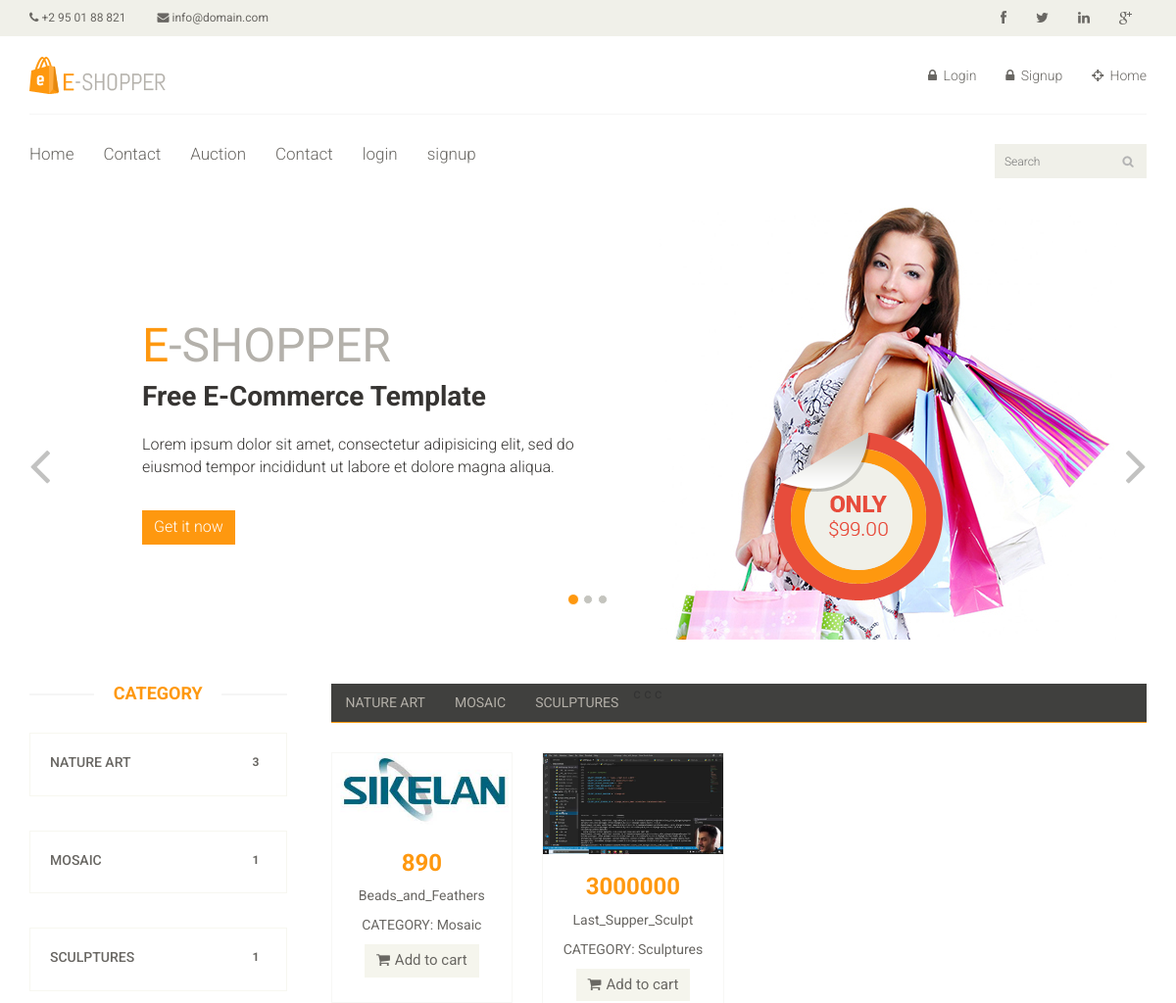
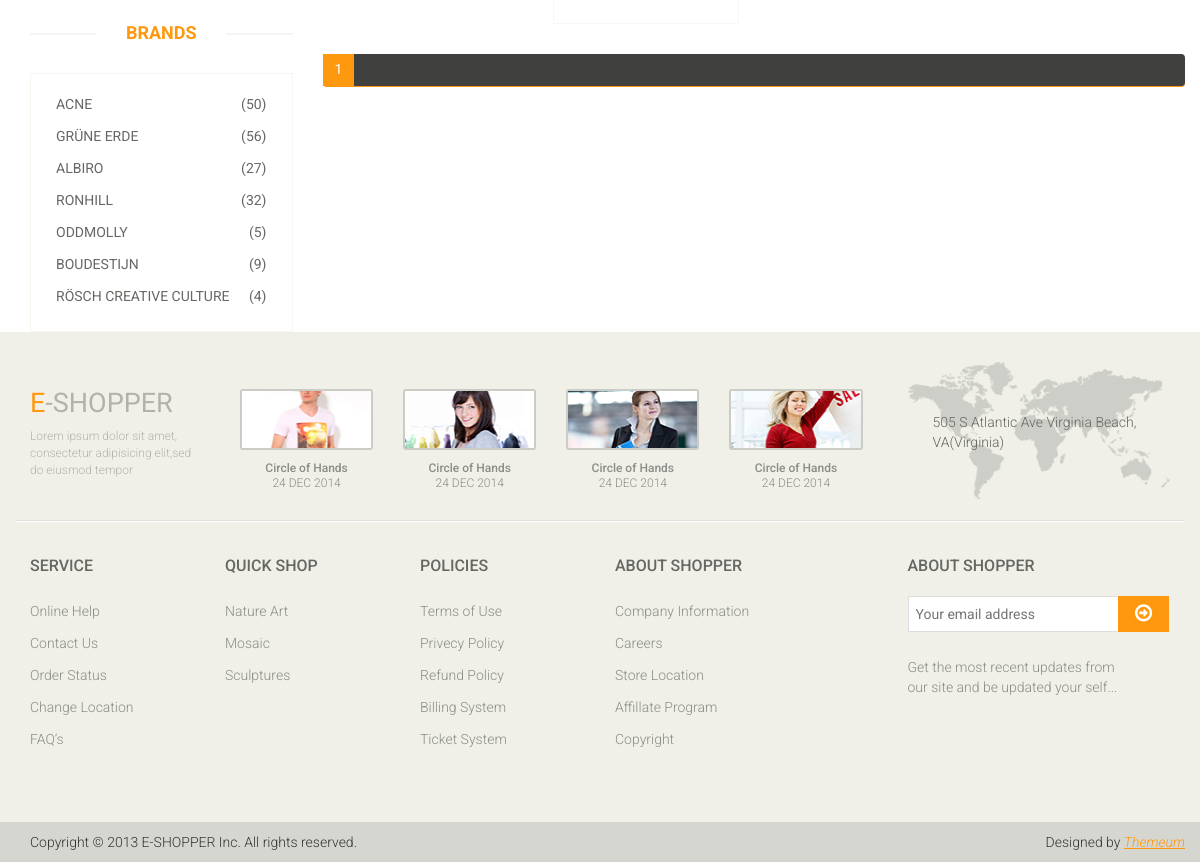
The page / on the database its author committed (2 pictures, top to bottom).
### artapp/models.py (models this page shows, shortened)
class Category(models.Model):
    name = models.CharField(max_length=150, blank=False)
    description = models.TextField(max_length=1500, blank=False)
    def __str__(self):
        return f'{self.name}'
    def geturl(self):
        return reverse('homee', kwargs={"id": self.id})

class Artproduct(models.Model):
    category = models.ForeignKey(
        Category, on_delete=models.CASCADE, null=True, blank=True, related_name='category')
    owner = models.ForeignKey(
        Custombaseuser, on_delete=models.CASCADE, null=True, blank=True, related_name='owner')
    name = models.CharField(max_length=150, blank=False)
    description = models.TextField(max_length=1500, blank=False)
    length = models.IntegerField(blank=True, null=True)
    width = models.IntegerField(blank=True, null=True)
    height = models.IntegerField(blank=True, null=True)
    weight = models.IntegerField(blank=True, null=True)
    frame = models.BooleanField(blank=True, null=True)
    brand = models.ForeignKey(
        Brand, on_delete=models.CASCADE, null=True, blank=True, related_name='category')
    creation_date = models.DateTimeField(auto_now_add=True, null=True)
    price = models.CharField(max_length=100, blank=False, null=True)
    auction_activated = models.BooleanField(default=False,)
    def get_absolute_url(self):
        return reverse('product_view', kwargs={"id": self.name})

class ArtpictureModel(models.Model):
    pic_name = models.ForeignKey(Artproduct, on_delete=models.CASCADE)
    file = models.FileField(upload_to='images', null=True, blank=True)

### userapp/views.py (the view)
# urls.py: path('', home_view, name='home'),
def home_view(request,**kwargs):
    if kwargs:
        togg_number = kwargs['id']
        user= Custombaseuser.objects.filter(id=request.user.pk).first()
        art = Artproduct.objects.filter(owner__pk=request.user.pk)
        tabular_display = Artproduct.objects.filter(category=togg_number)
        category = Category.objects.all()
        p = Paginator(tabular_display, 1)
        print(art)
        page_number = request.GET.get('page')
        try:
            page_obj = p.get_page(page_number)
        except PageNotAnInteger:
            page_obj = p.page(1)
        except EmptyPage:
            page_obj = p.page(p.num_pages)
        context={'user':user,'art':art,'category':category,
                 'togg_number':togg_number,'page_obj': page_obj}
        return render(request, 'index.html', context)
    else:
        print(request.user)
        user= Custombaseuser.objects.filter(id=request.user.pk).first()
        art = Artproduct.objects.filter(owner__pk=request.user.pk)
        category = Category.objects.all()
        p = Paginator(art, 2)
        page_number = request.GET.get('page')
        try:
            page_obj = p.get_page(page_number)  # returns the desired page object
        except PageNotAnInteger:
            page_obj = p.page(1)
        except EmptyPage:
            page_obj = p.page(p.num_pages)
        context={'user':user,'art':art,'category':category,'page_obj': page_obj}
        return render(request, 'index.html', context)

### artapp/templatetags/artproductserializer.py (called while the page is built)
@register.filter
def artproduct_count(value):
    countval = Artproduct.objects.filter(category_id=value)
    return countval.count()

@register.filter
def artproduct_loop(value):
    countval = Artproduct.objects.filter(category_id=value)
    return countval

@register.filter
def firstartpictures(value):
    pictures = ArtpictureModel.objects.filter(pic_name=value)
    return pictures.first().file.url

### templates/index.html (shortened to what this page needs)
{% load static %}
{% load artproductserializer %}
<!DOCTYPE html>
<html lang="en">
<head>
	<link href="{% static 'css/bootstrap.min.css' %}" rel="stylesheet">
	<link href="{% static 'css/font-awesome.min.css' %}" rel="stylesheet">
	<link href="{% static 'css/prettyPhoto.css' %}" rel="stylesheet">
	<link href="{% static 'css/price-range.css' %}" rel="stylesheet">
	<link href="{% static 'css/animate.css' %}" rel="stylesheet">
	<link href="{% static 'css/main.css' %}" rel="stylesheet">
	<link href="{% static 'css/responsive.css' %}" rel="stylesheet">
</head>
<body>
	<header id="header">
		{% block header_top %}
		<div class="header_top">
			<div class="container">
				<div class="row">
					<div class="col-sm-6">
						<div class="contactinfo">
							<ul class="nav nav-pills">
								<li><a href="#"><i class="fa fa-phone"></i> +2 95 01 88 821</a></li>
								<li><a href="#"><i class="fa fa-envelope"></i> info@domain.com</a></li>
							</ul>
						</div>
					</div>
					<div class="col-sm-6">
						<div class="social-icons pull-right">
							<ul class="nav navbar-nav">
								<li><a href="#"><i class="fa fa-facebook"></i></a></li>
								<li><a href="#"><i class="fa fa-twitter"></i></a></li>
								<li><a href="#"><i class="fa fa-linkedin"></i></a></li>
								<li><a href="#"><i class="fa fa-google-plus"></i></a></li>
							</ul>
						</div>
					</div>
				</div>
			</div>
		</div>
		{% endblock header_top %}
		{% block header_middle %}
		<div class="header-middle">
			<div class="container">
				<div class="row">
					<div class="col-sm-4">
						<div class="logo pull-left">
							<a href="index.html"><img src="images/home/logo.png" alt="LOGO" /></a>
						</div>
					</div>
					<div class="col-sm-8">
						<div class="shop-menu pull-right">
							<ul class="nav navbar-nav">
								{% if request.user.is_authenticated %}
								<li><a href="#"><i class="fa fa-user"></i> Account</a></li>
								<li><a href="#"><i class="fa fa-star"></i> Wishlist</a></li>
								<li><a href="checkout.html"><i class="fa fa-crosshairs"></i> Checkout</a></li>
								<li><a href="cart.html"><i class="fa fa-shopping-cart"></i> Cart</a></li>
								{%else%}
								<li><a href="{% url 'login' %}"><i class="fa fa-lock"></i> Login</a></li>
								<li><a href="{% url 'signup' %}"><i class="fa fa-lock"></i> Signup</a></li>
								<li><a href="{% url 'home' %}"><i class="fa fa-crosshairs"></i> Home</a></li>
								{%endif%}
							</ul>
						</div>
					</div>
				</div>
			</div>
		</div>
		{% endblock header_middle %}
		{% block header_bottom %}
		<div class="header-bottom">
			<div class="container">
				<div class="row">
					<div class="col-sm-9">
						<div class="mainmenu pull-left">
							<ul class="nav navbar-nav collapse navbar-collapse">
								<li><a href="index.html">Home</a></li>
								<li><a href="index.html">Contact</a></li>
								<li><a href="index.html">Auction</a></li>
								<li><a href="contact-us.html">Contact</a></li>
								{% if request.user.is_authenticated%}
								<li><a href="index.html">logout</a></li>
								<li><a href="index.html">Profile</a></li>
								<li><a href="index.html">Profile Update</a></li>
								{%else%}
								<li><a href="index.html">login</a></li>
								<li><a href="index.html">signup</a></li>
								{%endif%}
							</ul>
						</div>
					</div>
					<div class="col-sm-3">
						<div class="search_box pull-right">
							<input type="text" placeholder="Search" />
						</div>
					</div>
				</div>
			</div>
		</div>
		{% endblock header_bottom %}
	</header>
	{% block slider %}
	<section id="slider">
		<div class="container">
			<div class="row">
				<div class="col-sm-12">
					<div id="slider-carousel" class="carousel slide" data-ride="carousel">
						<ol class="carousel-indicators">
							<li data-target="#slider-carousel" data-slide-to="0" class="active"></li>
							<li data-target="#slider-carousel" data-slide-to="1"></li>
							<li data-target="#slider-carousel" data-slide-to="2"></li>
						</ol>
						<div class="carousel-inner">
							<div class="item active">
								<div class="col-sm-6">
									<h1><span>E</span>-SHOPPER</h1>
									<h2>Free E-Commerce Template</h2>
									<p>Lorem ipsum dolor sit amet, consectetur adipisicing elit, sed do eiusmod tempor
										incididunt ut labore et dolore magna aliqua. </p>
									<button type="button" class="btn btn-default get">Get it now</button>
								</div>
								<div class="col-sm-6">
									<img src="images/home/girl1.jpg" class="girl img-responsive" alt="" />
									<img src="images/home/pricing.png" class="pricing" alt="" />
								</div>
							</div>
						</div>
						<a href="#slider-carousel" class="left control-carousel hidden-xs" data-slide="prev">
							<i class="fa fa-angle-left"></i>
						</a>
						<a href="#slider-carousel" class="right control-carousel hidden-xs" data-slide="next">
							<i class="fa fa-angle-right"></i>
						</a>
					</div>
				</div>
			</div>
		</div>
	</section>
	{% endblock slider %}
	<section>
		<div class="container">
			<div class="row">
				<div class="col-sm-3">
					<div class="left-sidebar">
						{% block category %}
						<h2>Category</h2>
						{%for i in category%}
						<div class="panel-group category-products" id="accordian">
							<div class="panel panel-default">
								<div class="panel-heading">
									<h4 class="panel-title">
										<a data-toggle="collapse" data-parent="#accordian" href="#{{i.id}}">
											<span class="badge pull-right">{{ i.id|artproduct_count }}</span>
											{{i.name}}
										</a>
									</h4>
								</div>
							</div>
						</div>
						{%endfor%}
						{% endblock category %}
						{% block brands %}
						<div class="brands_products">
							<h2>Brands</h2>
							<div class="brands-name">
								<ul class="nav nav-pills nav-stacked">
									<li><a href="#"> <span class="pull-right">(50)</span>Acne</a></li>
									<li><a href="#"> <span class="pull-right">(56)</span>Grüne Erde</a></li>
									<li><a href="#"> <span class="pull-right">(27)</span>Albiro</a></li>
									<li><a href="#"> <span class="pull-right">(32)</span>Ronhill</a></li>
									<li><a href="#"> <span class="pull-right">(5)</span>Oddmolly</a></li>
									<li><a href="#"> <span class="pull-right">(9)</span>Boudestijn</a></li>
									<li><a href="#"> <span class="pull-right">(4)</span>Rösch creative culture</a></li>
								</ul>
							</div>
						</div>
						{% endblock brands %}
					</div>
				</div>
				{% block tabular_display %}
				<div class="col-sm-9 padding-right">
					<div class="category-tab">
						<div class="col-sm-12">
							<ul class="nav nav-tabs">
								{%for cat in category %}
								<li><a href="{{cat.geturl}}" data-toggle="#togg">{{cat.name}}</a>
								</li>c
								{%endfor%}
							</ul>
						</div>
						<div class="tab-content">
							<div class="tab-pane fade active in" id="togg" onload="focuss()">
								{% for art in page_obj.object_list %}
								<div class="col-sm-3">
									<div class="product-image-wrapper">
										<div class="single-products">
											<div class="productinfo text-center">
												<img src="{{art|firstartpictures}}" alt="" />
												<h2>{{art.price}}</h2>
												<p>{{art.name}}</p>
												<p>CATEGORY: {{art.category}}</p>
												<a href="#" class="btn btn-default add-to-cart"><i
														class="fa fa-shopping-cart"></i>Add to cart</a>
											</div>
										</div>
									</div>
								</div>
								{%endfor%}
								<ul class="pagination">
									<li class="active"><a href="">{{page_obj.number}}</a></li>
								</ul>
							</div>
						</div>
					</div>
				</div>
				{% endblock tabular_display %}
			</div>
		</div>
	</section>
	{% block footer%}
	<footer id="footer">
		<div class="footer-top">
			<div class="container">
				<div class="row">
					<div class="col-sm-2">
						<div class="companyinfo">
							<h2><span>e</span>-shopper</h2>
							<p>Lorem ipsum dolor sit amet, consectetur adipisicing elit,sed do eiusmod tempor</p>
						</div>
					</div>
					<div class="col-sm-7">
						<div class="col-sm-3">
							<div class="video-gallery text-center">
								<a href="#">
									<div class="iframe-img">
										<img src="images/home/iframe1.png" alt="" />
									</div>
								</a>
								<p>Circle of Hands</p>
								<h2>24 DEC 2014</h2>
							</div>
						</div>
						<div class="col-sm-3">
							<div class="video-gallery text-center">
								<a href="#">
									<div class="iframe-img">
										<img src="images/home/iframe2.png" alt="" />
									</div>
								</a>
								<p>Circle of Hands</p>
								<h2>24 DEC 2014</h2>
							</div>
						</div>
						<div class="col-sm-3">
							<div class="video-gallery text-center">
								<a href="#">
									<div class="iframe-img">
										<img src="images/home/iframe3.png" alt="" />
									</div>
								</a>
								<p>Circle of Hands</p>
								<h2>24 DEC 2014</h2>
							</div>
						</div>
						<div class="col-sm-3">
							<div class="video-gallery text-center">
								<a href="#">
									<div class="iframe-img">
										<img src="images/home/iframe4.png" alt="" />
									</div>
								</a>
								<p>Circle of Hands</p>
								<h2>24 DEC 2014</h2>
							</div>
						</div>
					</div>
					<div class="col-sm-3">
						<div class="address">
							<img src="images/home/map.png" alt="" />
							<p>505 S Atlantic Ave Virginia Beach, VA(Virginia)</p>
						</div>
					</div>
				</div>
			</div>
		</div>
		<div class="footer-widget">
			<div class="container">
				<div class="row">
					<div class="col-sm-2">
						<div class="single-widget">
							<h2>Service</h2>
							<ul class="nav nav-pills nav-stacked">
								<li><a href="#">Online Help</a></li>
								<li><a href="#">Contact Us</a></li>
								<li><a href="#">Order Status</a></li>
								<li><a href="#">Change Location</a></li>
								<li><a href="#">FAQ’s</a></li>
							</ul>
						</div>
					</div>
					<div class="col-sm-2">
						<div class="single-widget">
							<h2>Quick Shop</h2>
							<ul class="nav nav-pills nav-stacked">
								{% for i in category %}
								<li><a href="#">{{i.name}}</a></li>
								{%endfor%}
							</ul>
						</div>
					</div>
					<div class="col-sm-2">
						<div class="single-widget">
							<h2>Policies</h2>
							<ul class="nav nav-pills nav-stacked">
								<li><a href="#">Terms of Use</a></li>
								<li><a href="#">Privecy Policy</a></li>
								<li><a href="#">Refund Policy</a></li>
								<li><a href="#">Billing System</a></li>
								<li><a href="#">Ticket System</a></li>
							</ul>
						</div>
					</div>
					<div class="col-sm-2">
						<div class="single-widget">
							<h2>About Shopper</h2>
							<ul class="nav nav-pills nav-stacked">
								<li><a href="#">Company Information</a></li>
								<li><a href="#">Careers</a></li>
								<li><a href="#">Store Location</a></li>
								<li><a href="#">Affillate Program</a></li>
								<li><a href="#">Copyright</a></li>
							</ul>
						</div>
					</div>
					<div class="col-sm-3 col-sm-offset-1">
						<div class="single-widget">
							<h2>About Shopper</h2>
							<form action="#" class="searchform">
								<input type="text" placeholder="Your email address" />
								<button type="submit" class="btn btn-default"><i
										class="fa fa-arrow-circle-o-right"></i></button>
								<p>Get the most recent updates from <br />our site and be updated your self...</p>
							</form>
						</div>
					</div>
				</div>
			</div>
		</div>
		<div class="footer-bottom">
			<div class="container">
				<div class="row">
					<p class="pull-left">Copyright © 2013 E-SHOPPER Inc. All rights reserved.</p>
					<p class="pull-right">Designed by <span><a target="_blank"
								href="http://www.themeum.com">Themeum</a></span></p>
				</div>
			</div>
		</div>
	</footer>
	{%endblock footer%}
</body>
</html>

### rows shown on the page
Category: id|artproduct_count "3", name "NATURE ART", name "Nature Art"
Category: id|artproduct_count "1", name "MOSAIC", name "Mosaic"
Category: id|artproduct_count "1", name "SCULPTURES", name "Sculptures"
Artproduct: id.file (picture), price "890", name "Beads_and_Feathers", category "Mosaic"
Artproduct: id.file (picture), price "3000000", name "Last_Supper_Sculpt", category "Sculptures"

### other values the page prints
{{ page_obj.number }} "1"
